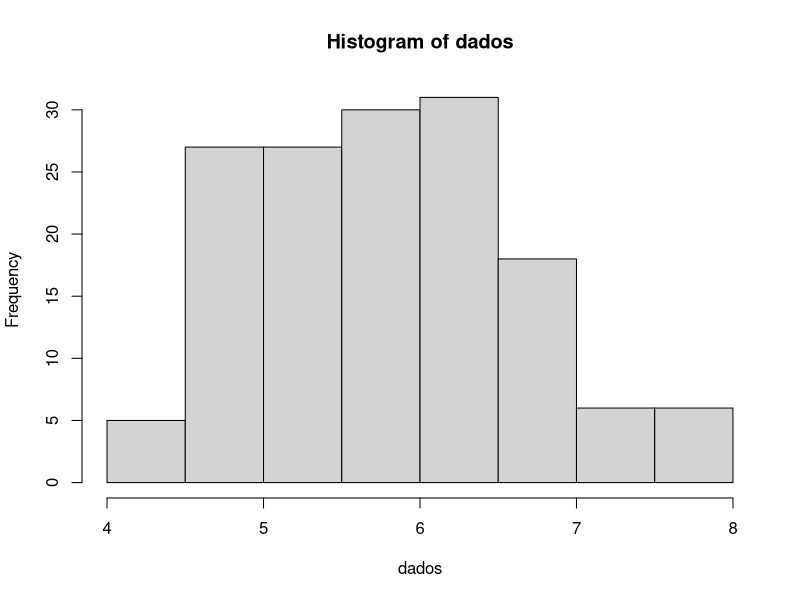
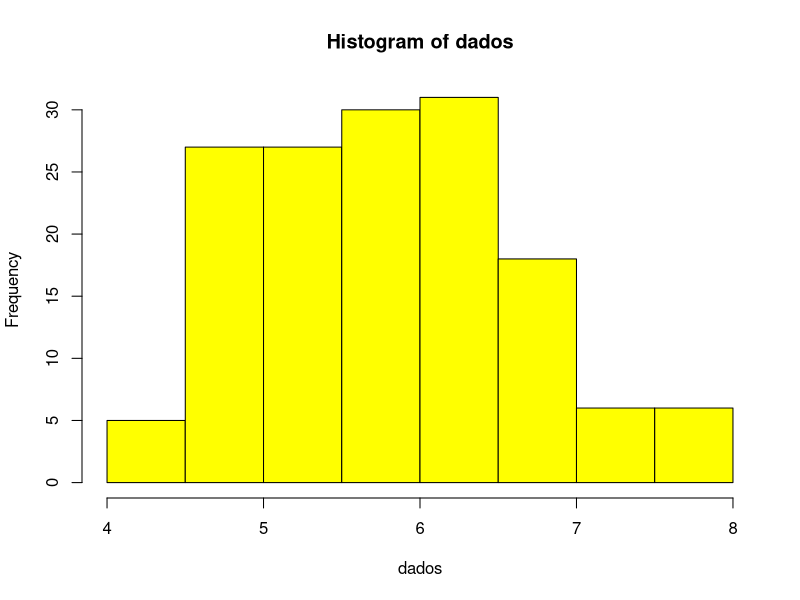

Generate these figures, in order, with R: (Note: this script raises an error after producing the figures.)

# Lista de Exercícios - Unidade 3 - Visualização de Dados em R

# Configurando o diretório de trabalho
# Essa parte é muito importante, não deixe de configurar
# Evite acentuação e espaços nos nomes das pastas
setwd('C:/Users/Thiago/Desktop/PosGraduacaoPUC/IntroducaoLinguagemR/Scripts')
getwd()

# Carregue o data frame iris
data("iris")

str("iris")
# Construa um histograma para a variável...
dados = iris$Sepal.Length
hist(dados)
# Construa o mesmo histograma acima, mude agora sua cor e o número de bins
hist(dados, breaks = 10, col = 'yellow')

# Construa um diagrama de dispersão para gestwks e bweight

# Inclua as legendas nos gráficos acima de acordo com o dataframe
# Você também consegue acessar o help do dataframe para entender as 
variáveis
# Altere a cor dos pontos do diagrama de dispersão criado
# Altere o formato dos pontos do diagrama de dispersão criado
# Considere a matriz abaixo.
# Crie um bar plot que represente os dados em barras individuais.
mat1 <- matrix(c(652,1537,598,242,36,46,38,21,218,327,106,67), nrow = 3, 
               byrow = T)
mat1
# Usando o dataset mtcars, crie um gráfico com ggplot do tipo
# scatter plot. Use as colunas disp e mpg nos eixos x e y respectivamente
